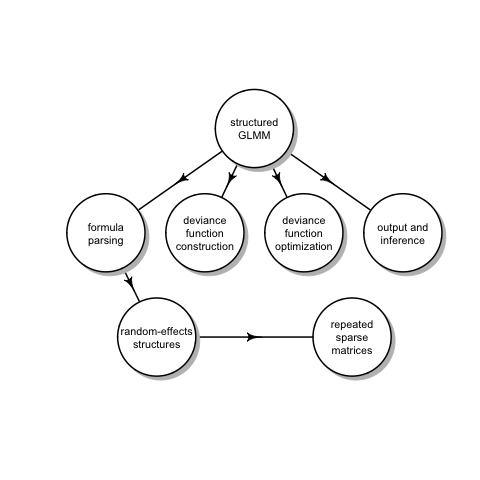

The script that saved this image:
library(diagram)
library(Matrix)
nms <- c("structured\nGLMM",
         "formula\nparsing",
         "deviance\nfunction\nconstruction",
         "deviance\nfunction\noptimization",
         "output and\ninference",
         "random-effects\nstructures", "repeated\nsparse\nmatrices")
A <- sparseMatrix(i = c(2, 3, 4, 5, 6, 7),
                  j = c(1, 1, 1, 1, 2, 6),
                  x = 1,
                  dims = c(7, 7))
A <- as.matrix(A)
firstRow <- 0.5
secondRow <- seq(0.12, 0.88, length = 4)
thirdRow <- c(0.25, 0.75)
Apos <- matrix(c( firstRow[1], 0.8,
                 secondRow[1], 0.5,
                 secondRow[2], 0.5,
                 secondRow[3], 0.5,
                 secondRow[4], 0.5,
                  thirdRow[1], 0.2,
                  thirdRow[2], 0.2), 7, 2, byrow = TRUE)
dimnames(A) <- rep(list(nms), 2)

png("~/Documents/lme4git/lme4ord/modularization/diagram.png")
plotmat(A, cex.txt = 0, box.cex = 0.9,
        pos = Apos, curve = 0)
dev.off()


